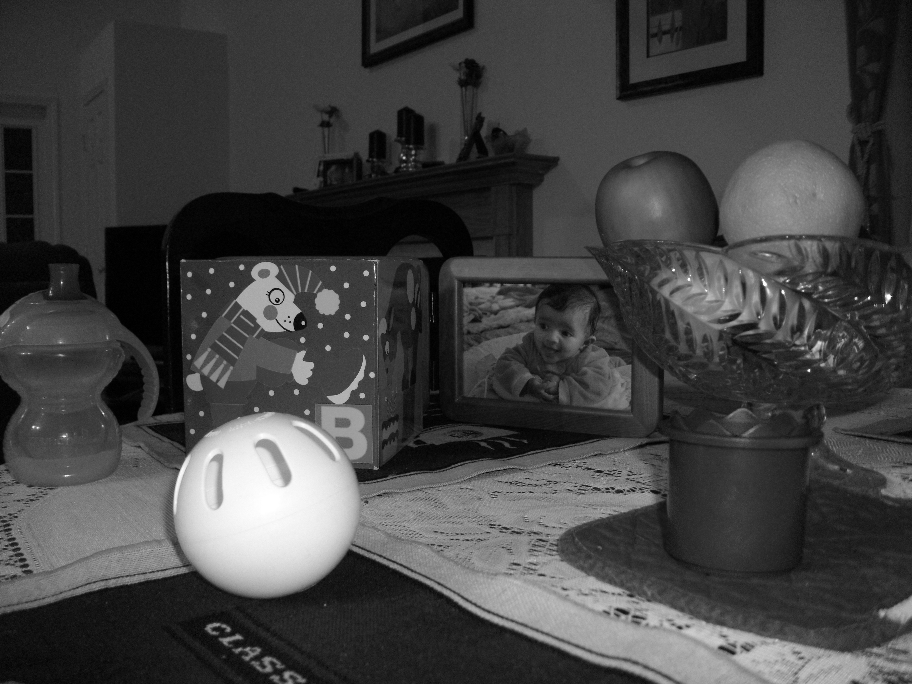
%> input picture images/greytoys.png, 912 x 684 px
$ octave histogram_equitaziation.m   (GNU Octave 9; MATLAB toolbox functions it lacks are replaced by stand-ins)
%> lines starting %> are read from the running program, lines starting %| are printed output that depends on the picture
### myhisteq.m
function Inew = myhisteq(I)

% Calculate histogram
h = imhist(I);

% Calculate cumulative distribution function
probailityVector = h / sum(h);
cdf = cumsum(probailityVector);

% Create lookup table
T = zeros(256,1);

% Calculate the new value for every gray level
% in this formula we need non-zero minimum for cdf
cdfNonZeroMIN = min(cdf(cdf > 0));
for i = 1:256

    newValue = round( ...
        (cdf(i) - cdfNonZeroMIN) / ...
        (1 - cdfNonZeroMIN) * 255);

    T(i) = newValue;

end

% Replace every old pixel with its corresponding new value
Inew = T(I + 1);

% Convert result to uint8 to convert negative values to zero
Inew = uint8(Inew);

end

### histogram_equitaziation.m
%load image
I = imread("images/greytoys.png");
%> I is the input picture: size 684x912 uint8; min 0, max 255, mean 67.2
imshow(I)
title('Original Image')

% Original histogram
h = imhist(I);
%> h = 256 values, max 9792 at index 48, min 113 at index 255, mean 2436.8
imhist(I)
title('Original Histogram');
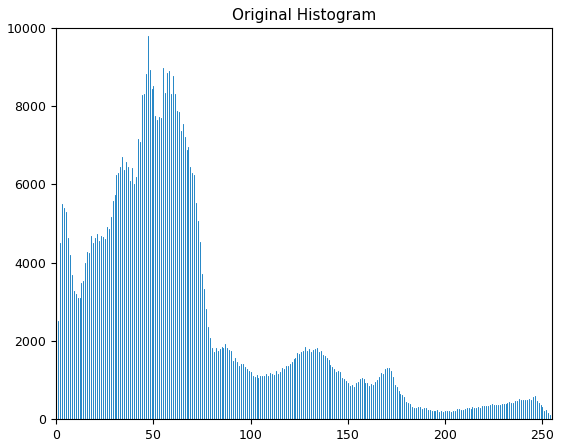
%> figure redrawn from the program's plot data; highest point at x = 47, y = 9792

%get probability vector
p = h / sum(h);
%> p = 256 values, max 0.0157 at index 48, min 0.000181 at index 255, mean 0.00391

%calculate cdf
cdf = cumsum(p);
%> cdf = 256 values from 0.00117 to 1

%our own equalization function
Inew = myhisteq(I);
%> in myhisteq, `probailityVector = h / sum(h);`: probailityVector has the same summary as p outside myhisteq
%> in myhisteq, `cdfNonZeroMIN = min(cdf(cdf > 0));`: cdfNonZeroMIN = 0.00117
%> the loop in myhisteq, `for i = 1:256` made 256 passes
%> newValue on passes 1 to 3: 0, 1, 3
%> after the loop in myhisteq, `for i = 1:256`: T = 256 values from 0 to 255
%> in myhisteq, `Inew = T(I + 1);`:
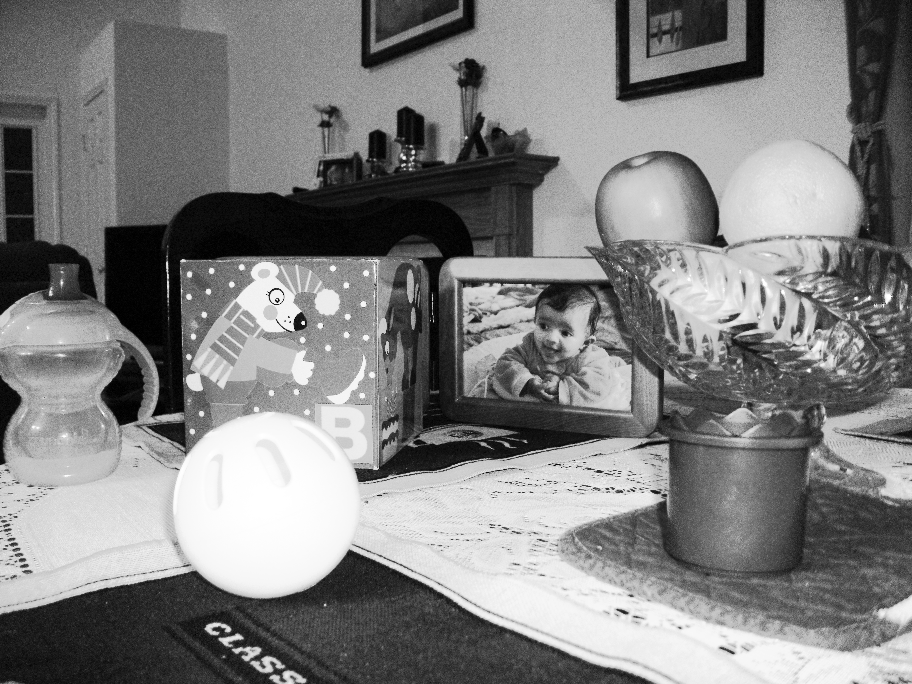
%> Inew: size 684x912 double; min 0, max 255, mean 128.4
imshow(Inew)
title('Our new equalized image')
imhist(Inew, 256)
title('Our new equalized histogram')
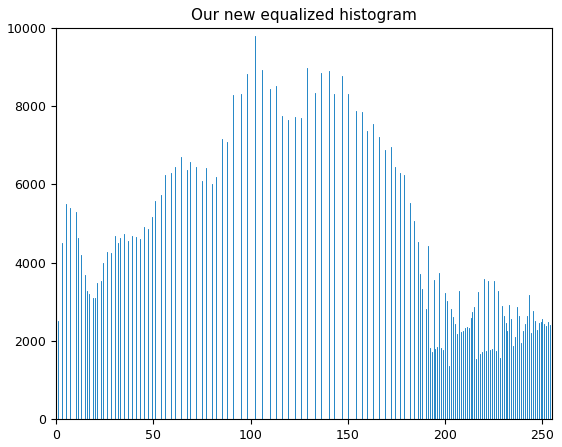
%> figure redrawn from the program's plot data; highest point at x = 102, y = 9792

%compare with MATLAB's histeq 64 bins
Ihisteq = histeq(I, 64);
imshow(Ihisteq)
title('MATLAB histeq (64 bins)');
imhist(Ihisteq)
title('MATLAB histeq histogram (64 bins)');
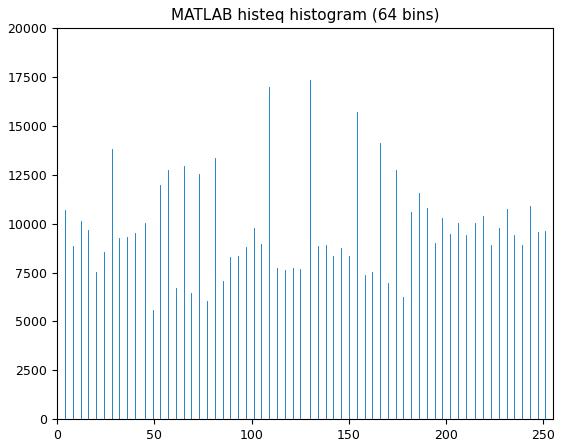
%> figure redrawn from the program's plot data; highest point at x = 130, y = 17339

%compare with MATLAB's histeq 64 bins
%MATLAB historically used 64 because it was usually enough to improve
%contrast. The result picture looks good.
%So unnecessary calculations could
%be avoided
Ihisteq = histeq(I, 64);
imshow(Ihisteq)
title('MATLAB histeq (64 bins)');
imhist(Ihisteq)
title('MATLAB histeq histogram (64 bins)');

%compare with MATLAB's histeq 256 bins
Ihisteq256 = histeq(I, 256);
imshow(Ihisteq256)
title('MATLAB histeq (256 bins)');
imhist(Ihisteq256)
title('MATLAB histeq histogram (256 bins)');
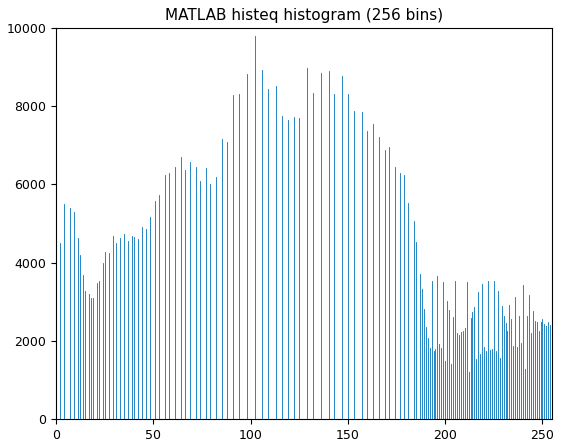
%> figure redrawn from the program's plot data; highest point at x = 102, y = 9792

%calculate new CDF
%get probability vector
hnew = imhist(Inew);
%> hnew = 256 values, max 9792 at index 103, min 0 at index 3, mean 2436.8
pnew = hnew / sum(hnew);
%> pnew = 256 values, max 0.0157 at index 103, min 0 at index 3, mean 0.00391
cdfNew = cumsum(pnew);
%> cdfNew = 256 values from 0.00117 to 1

%Using subplot
figure
subplot (4, 3, 1)
imshow(I)
title('Original Image')
subplot (4, 3, 2)
imhist(I)
title('Original Histogram');
subplot (4, 3, 3)
plot(cdf)
title('Original CDF');
subplot (4, 3, 4)
imshow(Inew)
title('Our new equalized image')
subplot (4, 3, 5)
imhist(Inew, 256)
title('Our new equalized histogram')
subplot (4, 3, 6)
plot(cdfNew)
title('New equalized CDF');
subplot (4, 3, 7)
Ihisteq = histeq(I, 64);
imshow(Ihisteq)
title('MATLAB histeq (64 bins)');
subplot (4, 3, 8)
imhist(Ihisteq)
title('MATLAB histeq histogram (64 bins)');
subplot (4, 3, 10)
Ihisteq256 = histeq(I, 256);
imshow(Ihisteq256)
title('MATLAB histeq (256 bins)');
subplot (4, 3, 11)
imhist(Ihisteq256)
title('MATLAB histeq histogram (256 bins)');
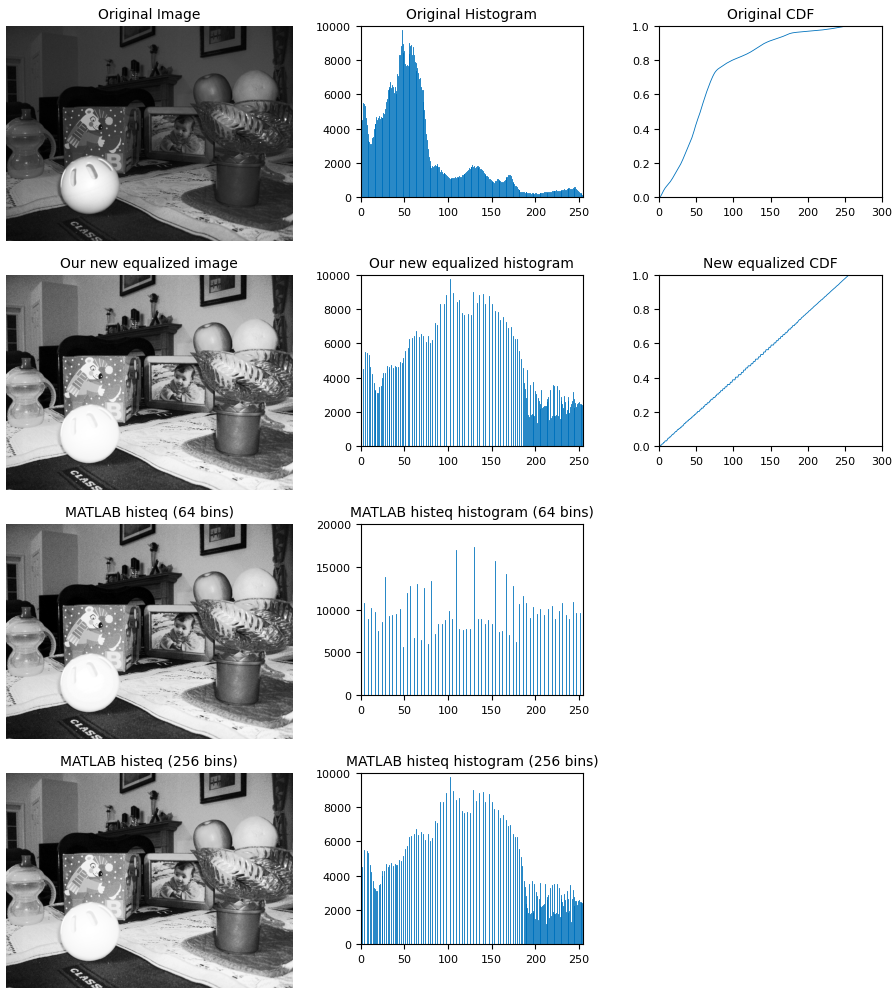
%> figure redrawn from the program's plot data, 10 panels
